Frame 1 (no input): blank canvas, image omitted
Frame 60 (the mouse pressed at the canvas centre just before this capture): blank canvas, image omitted
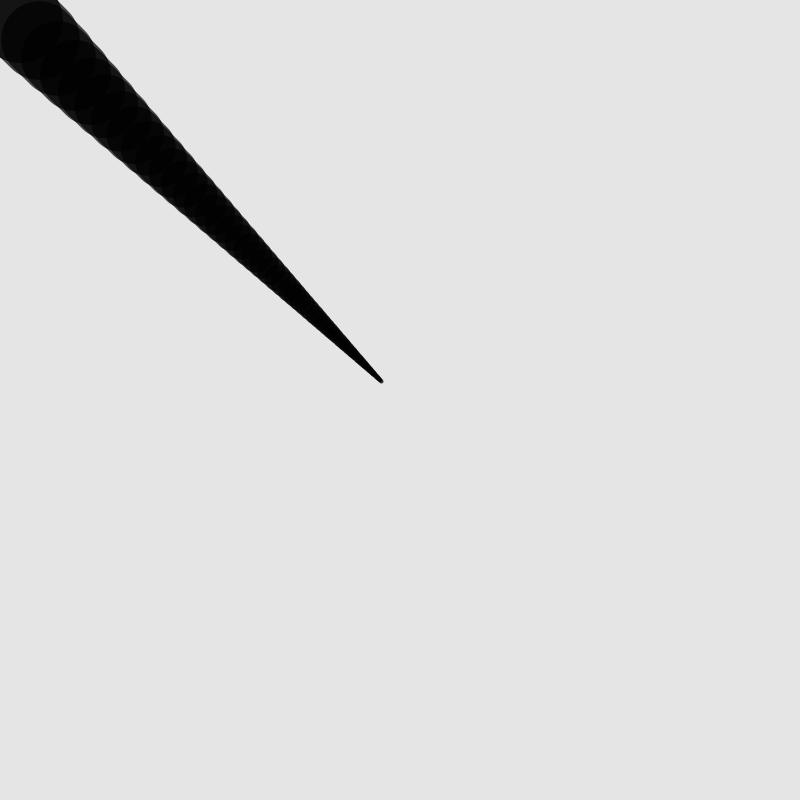
Frame 120 (the mouse held since frame 60 and released just before this capture)

The Processing sketch whose frames 1 and 60 were blank and that drew this single picture after the mouse press (run headless with seeded random() and noise(); from frame 60 on, the mouse is pressed at the canvas centre):

// Processing sketch: easing_02
// ── easing_02.pde
float x;
float y;
float px;
float py;
float easing = 0.05;


void setup() {
  //noCursor();
  size(800, 800);
  stroke(0, 180);
  background(229);
}

void draw() {
  float targetX = mouseX;
  x += (targetX - x) * easing;
  float targetY = mouseY;
  y += (targetY - y) * easing;
  float grosor = dist(x, y, px, py);
  strokeWeight(grosor * 3);

  if (mousePressed) {
    line (x, y, px, py);
  }
  px = x;
  py = y;
}
